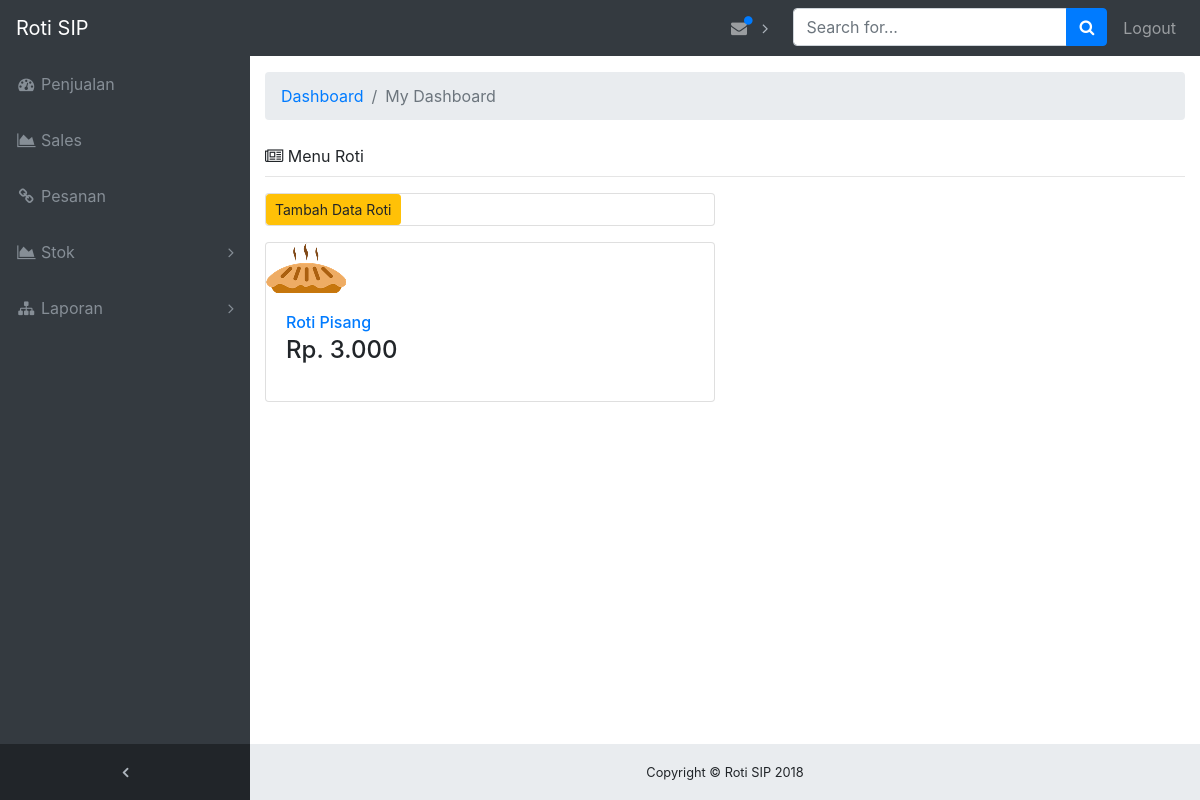
Page /index.php/login/Home on the earlier database version.
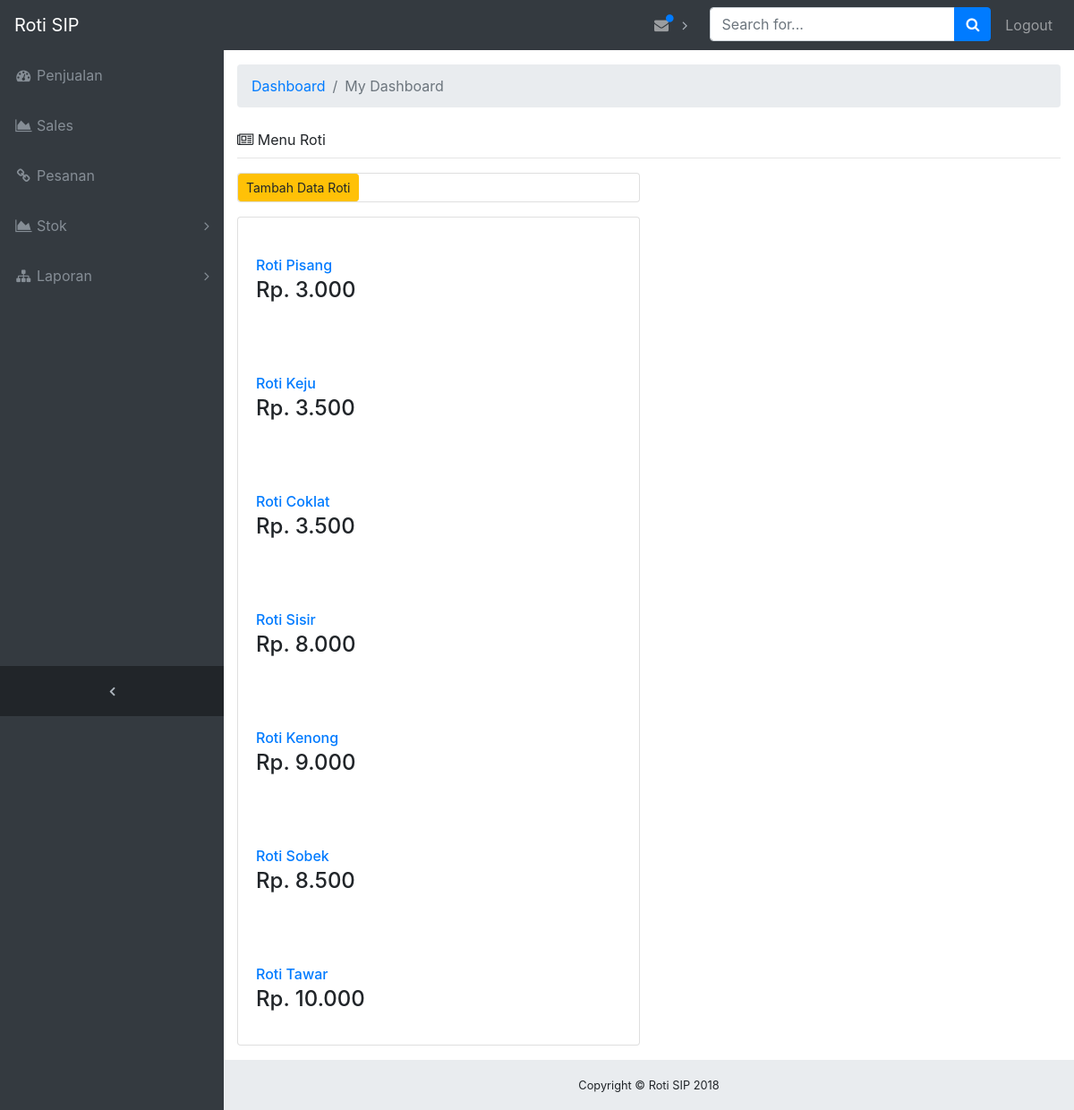
Same page on the later database version.
### tables this page shows
CREATE TABLE `tabel_roti` (
  `id_roti` int(10) NOT NULL,
  `nama_roti` varchar(30) NOT NULL,
  `harga` int(6) NOT NULL,
  `gambar` varchar(50) NOT NULL
);

### application/controllers/Login.php (called while the page is built, shortened)
<?php
class Login extends CI_Controller{
	public function __construct(){
		$this->load->model('Login_model');
		$this->load->model('Produk_model');
		$this->load->library('session');
		$this->load->helper('url');
	}
	function Home(){
		$data['produk'] = $this->Produk_model->data();
		$this->load->view('Home_view', $data);
	}
}
?>

### index.php (called while the page is built, shortened)
<?php
require_once BASEPATH.'core/CodeIgniter.php';

### application/models/Produk_model.php (called while the page is built, shortened)
<?php
class Produk_model extends CI_Model {
  public function data(){
   $this->db->select('*');
   $this->db->from('tabel_roti');
   $data = $this->db->get();
   return $data->result();
 }
}
?>

### application/views/Home_view.php (the view, shortened to what this page needs)
<!DOCTYPE html>
<html lang="en">
<head>
  <link href="<?php echo base_url ('assets/vendor/bootstrap/css/bootstrap.min.css'); ?>" rel="stylesheet">
  <link href="<?php echo base_url ('assets/vendor/font-awesome/css/font-awesome.min.css');?>" rel="stylesheet" type="text/css">
  <link href="<?php echo base_url ('assets/vendor/datatables/dataTables.bootstrap4.css');?>" rel="stylesheet">
  <link href="<?php echo base_url ('assets/css/sb-admin.css');?>" rel="stylesheet">
</head>
<body class="fixed-nav sticky-footer bg-dark" id="page-top">
  <nav class="navbar navbar-expand-lg navbar-dark bg-dark fixed-top" id="mainNav">
    <a class="navbar-brand" href="<?php echo base_url ();?>Login/Home">Roti SIP</a>
    <div class="collapse navbar-collapse" id="navbarResponsive">
      <ul class="navbar-nav navbar-sidenav" id="exampleAccordion">
        <li class="nav-item" data-toggle="tooltip" data-placement="right" title="Dashboard">
          <a class="nav-link" href="http:/RotiSIP-Web/Penjualan">
            <i class="fa fa-fw fa-dashboard"></i>
            <span class="nav-link-text">Penjualan</span>
          </a>
        </li>
        <li class="nav-item" data-toggle="tooltip" data-placement="right" title="Form Sales">
          <a class="nav-link" href="http:/RotiSIP-Web/SalesBaru">
            <i class="fa fa-fw fa-area-chart"></i>
            <span class="nav-link-text">Sales</span>
          </a>
        </li>
       <li class="nav-item" data-toggle="tooltip" data-placement="right" title="Link">
          <a class="nav-link" href="http:/RotiSIP-Web/Pesanan">
            <i class="fa fa-fw fa-link"></i>
            <span class="nav-link-text">Pesanan</span>
          </a>
        </li>
        <li class="nav-item" data-toggle="tooltip" data-placement="right" title="Example Pages">
          <a class="nav-link nav-link-collapse collapsed" data-toggle="collapse" href="#collapseStok" data-parent="#exampleAccordion">
            <i class="fa fa-fw fa-area-chart"></i>
            <span class="nav-link-text">Stok</span>
          </a>
        </li>
         <li class="nav-item" data-toggle="tooltip" data-placement="right" title="Menu Levels">
          <a class="nav-link nav-link-collapse collapsed" data-toggle="collapse" href="#collapseLaporan" data-parent="#exampleAccordion">
            <i class="fa fa-fw fa-sitemap"></i>
            <span class="nav-link-text">Laporan</span>
          </a>
        </li>
      </ul>
      <ul class="navbar-nav sidenav-toggler">
        <li class="nav-item">
         <a class="nav-link text-center" id="sidenavToggler">
            <i class="fa fa-fw fa-angle-left"></i>
          </a>
        </li>
      </ul>
      <ul class="navbar-nav ml-auto">
        <li class="nav-item dropdown">
          <a class="nav-link dropdown-toggle mr-lg-2" id="alertsDropdown" href="#" data-toggle="dropdown" aria-haspopup="true" aria-expanded="false">
             <i class="fa fa-fw fa-envelope"></i>
            <span class="indicator text-primary d-none d-lg-block">
              <i class="fa fa-fw fa-circle"></i>
            </span>
          </a>
        </li>
        <li class="nav-item">
          <form class="form-inline my-2 my-lg-0 mr-lg-2">
            <div class="input-group">
              <input class="form-control" type="text" placeholder="Search for...">
              <span class="input-group-append">
                <button class="btn btn-primary" type="button">
                  <i class="fa fa-search"></i>
                </button>
              </span>
            </div>
          </form>
        </li>
        <li class="nav-item">
          <a class="nav-link" href="http:/RotiSIP-Web/Login/Logout">Logout</a>
        </li>
      </ul>
    </div>
  </nav>
  <div class="content-wrapper">
    <div class="container-fluid">
      <ol class="breadcrumb">
        <li class="breadcrumb-item">
          <a href="http://localhost/RotiSIP-Web/Login/Home">Dashboard</a>
        </li>
        <li class="breadcrumb-item active">My Dashboard</li>
      </ol>
          <div class="mb-0 mt-4">
            <i class="fa fa-newspaper-o"></i> Menu Roti</div>
          <hr class="mt-2">
          <div class="card-columns">
            <div class="card mb-3" >
                <a href="<?php echo base_url();?>produk/input/" class="btn btn-sm btn-warning"><i class="glyphicon glyphicon-pencil"></i> Tambah Data Roti</a>
            </div>
            <div class="card mb-3">
           <?php
           foreach($produk as $p){
            ?>
             <a href="#">
                <img src="<?php echo base_url() . 'assets/images/'.$p->gambar  ?>" alt="">
              </a>
              <div class="card-body">
                <h6 class="card-title mb-1"><a href="#"><?php echo $p->nama_roti ?></a></h6>
                <h4>Rp. <?php echo number_format($p->harga,0,",","."); ?></h4>
              </div>
          <?php } ?>
           </div>
    <footer class="sticky-footer">
      <div class="container">
        <div class="text-center">
          <small>Copyright © Roti SIP 2018</small>
        </div>
      </div>
    </footer>
  </div>
</body>
</html>

### assets/css/sb-admin.css (style rules this page uses)
html { position: relative; min-height: 100%; }
body { overflow-x: hidden; }
body.sticky-footer { margin-bottom: 56px; }
body.sticky-footer .content-wrapper { min-height: calc(100vh - 56px - 56px); }
body.fixed-nav { padding-top: 56px; }
.content-wrapper { min-height: calc(100vh - 56px); padding-top: 1rem; }
#mainNav .navbar-collapse { overflow: auto; max-height: 75vh; }
#mainNav .navbar-collapse .navbar-nav .nav-item .nav-link { cursor: pointer; }
#mainNav .navbar-collapse .navbar-sidenav .nav-link-collapse:after { float: right; content: '\f107'; font-family: 'FontAwesome'; }
#mainNav .navbar-collapse .navbar-sidenav .nav-link-collapse.collapsed:after { content: '\f105'; }
#mainNav .navbar-collapse .sidenav-toggler { display: none; }
#mainNav .navbar-collapse .navbar-nav > .nav-item.dropdown > .nav-link { position: relative; min-width: 45px; }
#mainNav .navbar-collapse .navbar-nav > .nav-item.dropdown > .nav-link:after { float: right; width: auto; content: '\f105'; border: none; font-family: 'FontAwesome'; }
#mainNav .navbar-collapse .navbar-nav > .nav-item.dropdown > .nav-link .indicator { position: absolute; top: 5px; left: 21px; font-size: 10px; }
@media (min-width: 992px) { #mainNav .navbar-brand { width: 250px; } }
@media (min-width: 992px) { #mainNav .navbar-collapse { overflow: visible; max-height: none; } }
@media (min-width: 992px) { #mainNav .navbar-collapse .navbar-sidenav { position: absolute; top: 0; left: 0; -webkit-flex-direction: column; -ms-flex-direction: column; flex-direction: column; margin-top: 56px; } }
@media (min-width: 992px) { #mainNav .navbar-collapse .navbar-sidenav > .nav-item { width: 250px; padding: 0; } }
@media (min-width: 992px) { #mainNav .navbar-collapse .navbar-sidenav > .nav-item > .nav-link { padding: 1em; } }
@media (min-width: 992px) { #mainNav .navbar-collapse .navbar-nav > .nav-item.dropdown > .nav-link { min-width: 0; } }
@media (min-width: 992px) { #mainNav .navbar-collapse .navbar-nav > .nav-item.dropdown > .nav-link:after { width: 24px; text-align: center; } }
#mainNav.fixed-top .sidenav-toggler { display: none; }
@media (min-width: 992px) { #mainNav.fixed-top .navbar-sidenav { height: calc(100vh - 112px); } }
@media (min-width: 992px) { #mainNav.fixed-top .sidenav-toggler { position: absolute; top: 0; left: 0; display: flex; -webkit-flex-direction: column; -ms-flex-direction: column; flex-direction: column; margin-top: calc(100vh - 56px); } }
@media (min-width: 992px) { #mainNav.fixed-top .sidenav-toggler > .nav-item { width: 250px; padding: 0; } }
@media (min-width: 992px) { #mainNav.fixed-top .sidenav-toggler > .nav-item > .nav-link { padding: 1em; } }
#mainNav.fixed-top.navbar-dark .sidenav-toggler { background-color: #212529; }
#mainNav.fixed-top.navbar-dark .sidenav-toggler a i { color: #adb5bd; }
.content-wrapper { overflow-x: hidden; background: white; }
@media (min-width: 992px) { .content-wrapper { margin-left: 250px; } }
#sidenavToggler i { font-weight: 800; }
#mainNav.navbar-dark .navbar-collapse .navbar-sidenav .nav-link-collapse:after { color: #868e96; }
#mainNav.navbar-dark .navbar-collapse .navbar-sidenav > .nav-item > .nav-link { color: #868e96; }
#mainNav.navbar-dark .navbar-collapse .navbar-nav > .nav-item.dropdown > .nav-link:after { color: #adb5bd; }
@media (min-width: 992px) { #mainNav.navbar-dark .navbar-collapse .navbar-sidenav { background: #343a40; } }
@media (min-width: 576px) { .card-columns { column-count: 1; } }
@media (min-width: 768px) { .card-columns { column-count: 2; } }
@media (min-width: 1200px) { .card-columns { column-count: 2; } }
footer.sticky-footer { position: absolute; right: 0; bottom: 0; width: 100%; height: 56px; background-color: #e9ecef; line-height: 55px; }
@media (min-width: 992px) { footer.sticky-footer { width: calc(100% - 250px); } }

Differences in the rows shown:
changed tabel_roti "Roti Pisang": gambar: picture removed
added tabel_roti: nama_roti "Roti Keju", harga "3.500"
added tabel_roti: nama_roti "Roti Coklat", harga "3.500"
added tabel_roti: nama_roti "Roti Sisir", harga "8.000"
added tabel_roti: nama_roti "Roti Kenong", harga "9.000"
added tabel_roti: nama_roti "Roti Sobek", harga "8.500"
added tabel_roti: nama_roti "Roti Tawar", harga "10.000"
